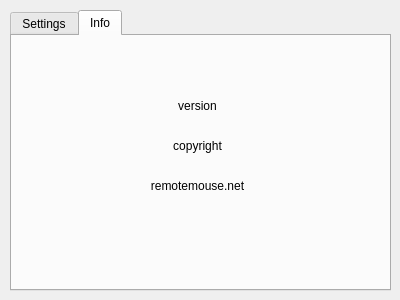
<?xml version="1.0" encoding="UTF-8"?>
<ui version="4.0">
 <class>Form</class>
 <widget class="QWidget" name="Form">
  <property name="windowModality">
   <enum>Qt::ApplicationModal</enum>
  </property>
  <property name="geometry">
   <rect>
    <x>0</x>
    <y>0</y>
    <width>400</width>
    <height>300</height>
   </rect>
  </property>
  <property name="sizePolicy">
   <sizepolicy hsizetype="Fixed" vsizetype="Fixed">
    <horstretch>0</horstretch>
    <verstretch>0</verstretch>
   </sizepolicy>
  </property>
  <property name="windowTitle">
   <string>Form</string>
  </property>
  <widget class="QTabWidget" name="tabWidget">
   <property name="geometry">
    <rect>
     <x>10</x>
     <y>10</y>
     <width>381</width>
     <height>281</height>
    </rect>
   </property>
   <property name="currentIndex">
    <number>1</number>
   </property>
   <widget class="QWidget" name="tab">
    <attribute name="title">
     <string>Settings</string>
    </attribute>
    <widget class="QPushButton" name="reset_button">
     <property name="geometry">
      <rect>
       <x>130</x>
       <y>130</y>
       <width>101</width>
       <height>27</height>
      </rect>
     </property>
     <property name="text">
      <string>Reset</string>
     </property>
    </widget>
    <widget class="QPushButton" name="apply_button">
     <property name="geometry">
      <rect>
       <x>260</x>
       <y>130</y>
       <width>101</width>
       <height>27</height>
      </rect>
     </property>
     <property name="text">
      <string>Apply</string>
     </property>
    </widget>
    <widget class="QLabel" name="label_2">
     <property name="geometry">
      <rect>
       <x>10</x>
       <y>40</y>
       <width>161</width>
       <height>17</height>
      </rect>
     </property>
     <property name="text">
      <string>Password:</string>
     </property>
    </widget>
    <widget class="QLineEdit" name="pwd_confirm_edit">
     <property name="geometry">
      <rect>
       <x>230</x>
       <y>70</y>
       <width>131</width>
       <height>29</height>
      </rect>
     </property>
     <property name="maxLength">
      <number>50</number>
     </property>
     <property name="echoMode">
      <enum>QLineEdit::Password</enum>
     </property>
    </widget>
    <widget class="QLabel" name="label_3">
     <property name="geometry">
      <rect>
       <x>10</x>
       <y>80</y>
       <width>131</width>
       <height>17</height>
      </rect>
     </property>
     <property name="text">
      <string>Confirm Password:</string>
     </property>
    </widget>
    <widget class="QLineEdit" name="pwd_edit">
     <property name="geometry">
      <rect>
       <x>230</x>
       <y>30</y>
       <width>131</width>
       <height>29</height>
      </rect>
     </property>
     <property name="maxLength">
      <number>50</number>
     </property>
     <property name="echoMode">
      <enum>QLineEdit::Password</enum>
     </property>
     <property name="placeholderText">
      <string>at least 6 digits</string>
     </property>
    </widget>
    <widget class="QLabel" name="label">
     <property name="geometry">
      <rect>
       <x>10</x>
       <y>10</y>
       <width>201</width>
       <height>17</height>
      </rect>
     </property>
     <property name="font">
      <font>
       <weight>75</weight>
       <bold>true</bold>
      </font>
     </property>
     <property name="text">
      <string>Password for connection</string>
     </property>
    </widget>
   </widget>
   <widget class="QWidget" name="tab_2">
    <attribute name="title">
     <string>Info</string>
    </attribute>
    <widget class="QLabel" name="ver_label">
     <property name="geometry">
      <rect>
       <x>100</x>
       <y>60</y>
       <width>171</width>
       <height>20</height>
      </rect>
     </property>
     <property name="text">
      <string>version</string>
     </property>
     <property name="alignment">
      <set>Qt::AlignCenter</set>
     </property>
    </widget>
    <widget class="QLabel" name="copy_right_label">
     <property name="geometry">
      <rect>
       <x>100</x>
       <y>100</y>
       <width>171</width>
       <height>20</height>
      </rect>
     </property>
     <property name="text">
      <string>copyright</string>
     </property>
     <property name="alignment">
      <set>Qt::AlignCenter</set>
     </property>
    </widget>
    <widget class="QLabel" name="website_label">
     <property name="geometry">
      <rect>
       <x>100</x>
       <y>140</y>
       <width>171</width>
       <height>20</height>
      </rect>
     </property>
     <property name="text">
      <string>remotemouse.net</string>
     </property>
     <property name="alignment">
      <set>Qt::AlignCenter</set>
     </property>
    </widget>
   </widget>
  </widget>
 </widget>
 <resources/>
 <connections/>
</ui>
